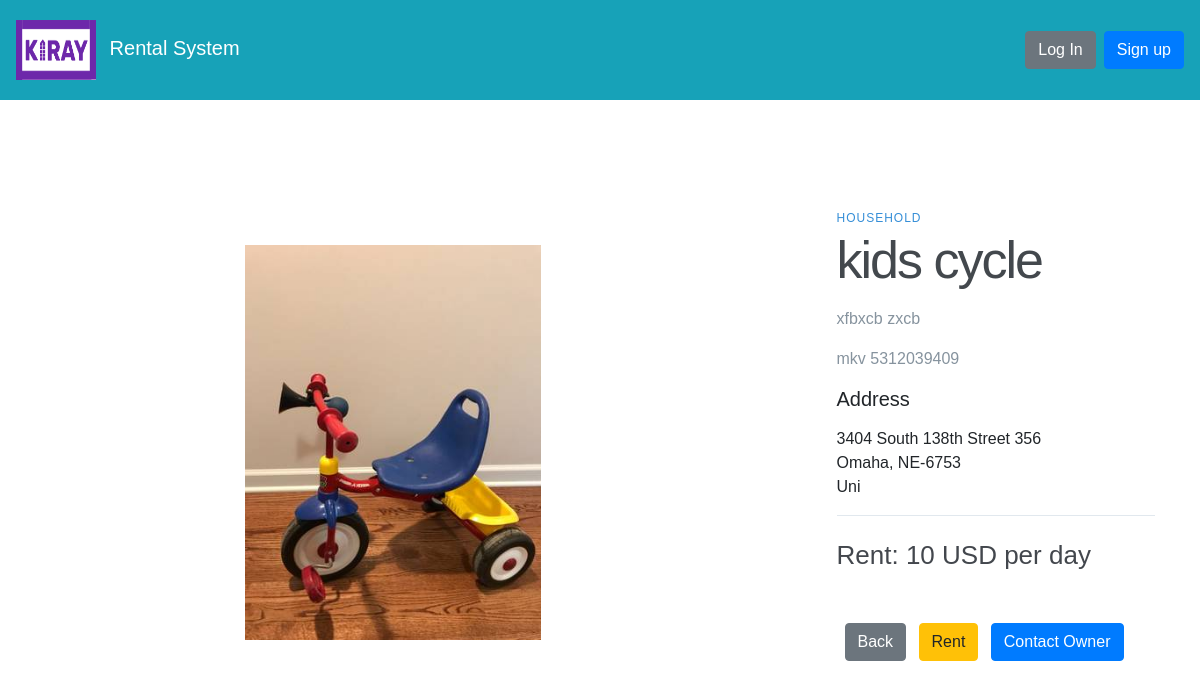
The app's page /item/30/ with its own data.
### RentalApp/models.py (models this page shows, shortened)
class Item(models.Model):
    itemId = models.AutoField(auto_created=True, primary_key=True)
    itemName = models.CharField(
        "Name",
        max_length=1024,
    )
    category = models.ForeignKey(Category,
                                 on_delete=models.CASCADE,
                                 related_name='category'
                                 )
    itemImage = models.ImageField(upload_to='images', null=True, blank=True)
    itemOwner = models.ForeignKey(Customer,
                                  on_delete=models.CASCADE,
                                  related_name='my_items'
                                  )
    itemAvaialable = models.BooleanField()
    costPerItem = models.IntegerField(verbose_name='Cost per Item (USD)')
    itemDescription = models.TextField(null=True, blank=True)
    itemAddedDate = models.DateField(auto_now_add=True)
    asin = models.CharField(null=True, blank=True, max_length=10)

class Category(models.Model):
    categoryId = models.AutoField(auto_created=True, primary_key=True)
    name = models.CharField(max_length=1024)
    class Meta:
        verbose_name_plural = "Categories"
    def __str__(self):
        return "%s" % self.name

class Customer(AbstractUser):
    CURRENCIES = (
                     ('USD', _('United States Dollar')),
                     ('AED', _('United Arab Emirates Dirham')),
                     ('AFN', _('Afghan Afghani')),
                     ('ALL', _('Albanian Lek')),
                     ('AMD', _('Armenian Dram')),
                     ('ANG', _('Netherlands Antillean Guilder')),
                     ('AOA', _('Angolan Kwanza')),
                     ('ARS', _('Argentine Peso')),
                     ('AUD', _('Australian Dollar')),
                     ('AWG', _('Aruban Florin')),
                     ('AZN', _('Azerbaijani Manat')),
                     ('BAM', _('Bosnia-Herzegovina Convertible Mark')),
                     ('BBD', _('Barbadian Dollar')),
                     ('BDT', _('Bangladeshi Taka')),
                     ('BGN', _('Bulgarian Lev')),
                     ('BHD', _('Bahraini Dinar')),
                     ('BIF', _('Burundian Franc')),
                     ('BMD', _('Bermudan Dollar')),
                     ('BND', _('Brunei Dollar')),
                     ('BOB', _('Bolivian Boliviano')),
                     ('BRL', _('Brazilian Real')),
                     ('BSD', _('Bahamian Dollar')),
                     ('BTN', _('Bhutanese Ngultrum')),
                     ('BWP', _('Botswanan Pula')),
                     ('BZD', _('Belize Dollar')),
                     ('CAD', _('Canadian Dollar')),
                     ('CDF', _('Congolese Franc')),
                     ('CHF', _('Swiss Franc')),
                     ('CLF', _('Chilean Unit of Account UF')),
                     ('CLP', _('Chilean Peso')),
                     ('CNH', _('Chinese Yuan Offshore')),
                     ('CNY', _('Chinese Yuan')),
                     ('COP', _('Colombian Peso')),
                     ('CUP', _('Cuban Peso')),
                     ('CVE', _('Cape Verdean Escudo')),
                     ('CZK', _('Czech Republic Koruna')),
                     ('DJF', _('Djiboutian Franc')),
                     ('DKK', _('Danish Krone')),
                     ('DOP', _('Dominican Peso')),
                     ('DZD', _('Algerian Dinar')),
                     ('EGP', _('Egyptian Pound')),
                     ('ERN', _('Eritrean Nakfa')),
                     ('ETB', _('Ethiopian Birr')),
                     ('EUR', _('Euro')),
                     ('FJD', _('Fijian Dollar')),
                     ('FKP', _('Falkland Islands Pound')),
                     ('GBP', _('British Pound Sterling')),
                     ('GEL', _('Georgian Lari')),
                     ('GHS', _('Ghanaian Cedi')),
                     ('GIP', _('Gibraltar Pound')),
                     ('GMD', _('Gambian Dalasi')),
                     ('GNF', _('Guinean Franc')),
                     ('GTQ', _('Guatemalan Quetzal')),
                     ('GYD', _('Guyanaese Dollar')),
                     ('HKD', _('Hong Kong Dollar')),
                     ('HNL', _('Honduran Lempira')),
                     ('HRK', _('Croatian Kuna')),
                     ('HTG', _('Haitian Gourde')),
                     ('HUF', _('Hungarian Forint')),
                     ('IDR', _('Indonesian Rupiah')),
                     ('ILS', _('Israeli New Sheqel')),
                     ('INR', _('Indian Rupee')),
                     ('IQD', _('Iraqi Dinar')),
                     ('IRR', _('Iranian Rial')),
                     ('ISK', _('Icelandic Krona')),
                     ('JMD', _('Jamaican Dollar')),
                     ('JOD', _('Jordanian Dinar')),
                     ('JPY', _('Japanese Yen')),
                     ('KES', _('Kenyan Shilling')),
                     ('KGS', _('Kyrgystani Som')),
                     ('KHR', _('Cambodian Riel')),
                     ('KMF', _('Comorian Franc')),
                     ('KPW', _('North Korean Won')),
                     ('KRW', _('South Korean Won')),
                     ('KWD', _('Kuwaiti Dinar')),
                     ('KYD', _('Cayman Islands Dollar')),
                     ('KZT', _('Kazakhstani Tenge')),
                     ('LAK', _('Laotian Kip')),
                     ('LBP', _('Lebanese Pound')),
                     ('LKR', _('Sri Lankan Rupee')),
                     ('LRD', _('Liberian Dollar')),
                     ('LSL', _('Lesotho Loti')),
                     ('LYD', _('Libyan Dinar')),
                     ('MAD', _('Moroccan Dirham')),
                     ('MDL', _('Moldovan Leu')),
                     ('MGA', _('Malagasy Ariary')),
                     ('MKD', _('Macedonian Denar')),
                     ('MMK', _('Myanma Kyat')),
                     ('MNT', _('Mongolian Tugrik')),
                     ('MOP', _('Macanese Pataca')),
                     ('MRU', _('Mauritanian Ouguiya')),
                     ('MUR', _('Mauritian Rupee')),
                     ('MVR', _('Maldivian Rufiyaa')),
                     ('MWK', _('Malawian Kwacha')),
                     ('MXN', _('Mexican Peso')),
                     ('MYR', _('Malaysian Ringgit')),
                     ('MZN', _('Mozambican Metical')),
                     ('NAD', _('Namibian Dollar')),
                     ('NGN', _('Nigerian Naira')),
                     ('NOK', _('Norwegian Krone')),
                     ('NPR', _('Nepalese Rupee')),
                     ('NZD', _('New Zealand Dollar')),
                     ('OMR', _('Omani Rial')),
                     ('PAB', _('Panamanian Balboa')),
                     ('PEN', _('Peruvian Nuevo Sol')),
                     ('PGK', _('Papua New Guinean Kina')),
                     ('PHP', _('Philippine Peso')),
                     ('PKR', _('Pakistani Rupee')),
                     ('PLN', _('Polish Zloty')),
                     ('PYG', _('Paraguayan Guarani')),
                     ('QAR', _('Qatari Rial')),
                     ('RON', _('Romanian Leu')),
                     ('RSD', _('Serbian Dinar')),
                     ('RUB', _('Russian Ruble')),
                     ('RWF', _('Rwandan Franc')),
                     ('SAR', _('Saudi Riyal')),
                     ('SBD', _('Solomon Islands Dollar')),
                     ('SCR', _('Seychellois Rupee')),
                     ('SDG', _('Sudanese Pound')),
                     ('SEK', _('Swedish Krona')),
                     ('SGD', _('Singapore Dollar')),
                     ('SHP', _('Saint Helena Pound')),
                     ('SLL', _('Sierra Leonean Leone')),
                     ('SOS', _('Somali Shilling')),
                     ('SRD', _('Surinamese Dollar')),
                     ('SYP', _('Syrian Pound')),
                     ('SZL', _('Swazi Lilangeni')),
                     ('THB', _('Thai Baht')),
                     ('TJS', _('Tajikistani Somoni')),
                     ('TMT', _('Turkmenistani Manat')),
                     ('TND', _('Tunisian Dinar')),
                     ('TOP', _('Tongan Paanga')),
                     ('TRY', _('Turkish Lira')),
                     ('TTD', _('Trinidad and Tobago Dollar')),
                     ('TWD', _('New Taiwan Dollar')),
                     ('TZS', _('Tanzanian Shilling')),
                     ('UAH', _('Ukrainian Hryvnia')),
                     ('UGX', _('Ugandan Shilling')),
                     ('UYU', _('Uruguayan Peso')),
                     ('UZS', _('Uzbekistan Som')),
                     ('VND', _('Vietnamese Dong')),
                     ('VUV', _('Vanuatu Vatu')),
                     ('WST', _('Samoan Tala')),
                     ('XAF', _('CFA Franc BEAC')),
                     ('XCD', _('East Caribbean Dollar')),
                     ('XDR', _('Special Drawing Rights')),
                     ('XOF', _('CFA Franc BCEAO')),
                     ('XPF', _('CFP Franc')),
                     ('YER', _('Yemeni Rial')),
                     ('ZAR', _('South African Rand')),
                     ('ZMW', _('Zambian Kwacha')),
        )
    phone_regex = RegexValidator(regex=r'^\+?1?\d{9,15}$',
                                 message="Phone number must be entered in the format: '+999999999'. Up to 15 digits \
                                 allowed.")
    phone_number = models.CharField(validators=[phone_regex], max_length=30, blank=True)
    view_currency = models.CharField(default='USD', max_length=3, choices=CURRENCIES, verbose_name='View currency as')

class Address(models.Model):
    addressId = models.AutoField(auto_created=True, primary_key=True)
    customer = models.OneToOneField(Customer, on_delete=models.CASCADE, default=' ', null=True, blank=True,
                                    related_name='address')
    address1 = models.CharField(
        "Address line 1",
        max_length=1024,
    )
    address2 = models.CharField(
        "Address line 2",
        max_length=1024,
        blank=True
    )
    zip_code = models.CharField(
        "ZIP / Postal code",
        max_length=12,
    )
    city = models.CharField(
        "City",
        max_length=1024,
    )
    state = models.CharField(
        "State",
        max_length=1024
    )
    country = models.CharField(
        "Country",
        max_length=1024,
    )
    class Meta:
        verbose_name = "Address"
        verbose_name_plural = "Addresses"

### RentalApp/views.py (the view)
# urls.py: path('item/<int:id>/', item_details,name='item_details'),
def item_details(request, id):
    item = get_object_or_404(Item,
                             itemId=id)
    if item.asin is not None:
        amazondetails = Item.getamazon(item)
    else:
        amazondetails = None
    user = None
    if request.user.is_authenticated:
        user = request.user
        currency = user.view_currency
    else:
        currency = 'USD'
    if currency != 'USD':
        offset = round(user.price_offset(), 4)
        if amazondetails is not None:
            amazondetails['amzprice'] = round(amazondetails['amzprice'] * offset, 2)
        item.costPerItem = round(item.costPerItem * offset, 2)
    return render(request,
                  'itemDetails.html',
                  {'item': item, 'amazondetails': amazondetails, 'currency': currency,})

### templates/itemDetails.html (shortened to what this page needs)
{% extends "base.html" %}
{% load static %}
{% block content %}
 <div class="container1">
  <div class="left-column">
    <img src="{% if item.itemImage %}{{ item.itemImage.url }}{% else %}{% static 'images/no_image.png' %}{% endif %}" alt="">
  </div>
  <div class="right-column">
    <div class="product-description">
      <span>{{ item.category }}</span>
      <h1>{{ item.itemName }}</h1>
      <p>{{ item.itemDescription|linebreaks }}</p>
         <p>{{item.itemOwner}} {% if not item.itemOwner.phone_number is None%} {{item.itemOwner.phone_number}}</p> {%endif%}
        {%if not item.itemOwner.address %}
        <p>No address</p>
        {%else%}
            <p><h5>Address </h5></p>
            <address> {{item.itemOwner.address.address1}} {{item.itemOwner.address.address2}} <br>
            {{item.itemOwner.address.city}}, {{item.itemOwner.address.state}}-{{item.itemOwner.address.zip_code}}<br>
            {{item.itemOwner.address.country}}<br>
            </address>
        {%endif%}
    </div>
    <div class="product-price">
      <span>Rent: {{ item.costPerItem }} {{ currency }} per day</span>
    </div>
      <br><br><a href="{% url 'RentalApp:item_list' %}" class="btn btn-secondary ml-2">Back</a>
      <a href="{% url 'RentalApp:checkout_page' %}" class="btn btn-warning ml-2">Rent</a>
      <a href='#' onclick='overlay()' class="btn btn-primary ml-2">Contact Owner</a>
  </div>
 </div>
{% endblock %}

### static/css/base.css (style rules this page uses)
* { box-sizing: border-box; }
body { padding: 20px; font-family: Arial; }
h1 { font-size: 50px; word-break: break-all; }
body { margin: 0; padding: 0; height: 100vh; }
.container1 { max-width: 1200px; margin: 0 auto; padding: 15px; display: flex; }
.left-column { width: 65%; position: relative; }
.right-column { width: 35%; margin-top: 60px; }
.left-column img { padding-top: 100px; width: 50%; }
.product-description { border-bottom: 1px solid #E1E8EE; margin-bottom: 20px; }
.product-description span { font-size: 12px; color: #358ED7; letter-spacing: 1px; text-transform: uppercase; text-decoration: none; }
.product-description h1 { font-weight: 300; font-size: 52px; color: #43484D; letter-spacing: -2px; }
.product-description p { font-size: 16px; font-weight: 300; color: #86939E; line-height: 24px; }
.product-price { display: flex; align-items: center; }
.product-price span { font-size: 26px; font-weight: 300; color: #43474D; margin-right: 20px; }

### records on screen
Item: itemImage (picture), category "HOUSEHOLD", itemName "kids cycle", itemDescription "xfbxcb zxcb", itemOwner "mkv", itemOwner.phone_number "5312039409", itemOwner.address.address1 "3404 South 138th Street", itemOwner.address.address2 "356", itemOwner.address.city "Omaha", itemOwner.address.state "NE", itemOwner.address.zip_code "6753", itemOwner.address.country "Uni", costPerItem "10"
Customer: view_currency "USD"
